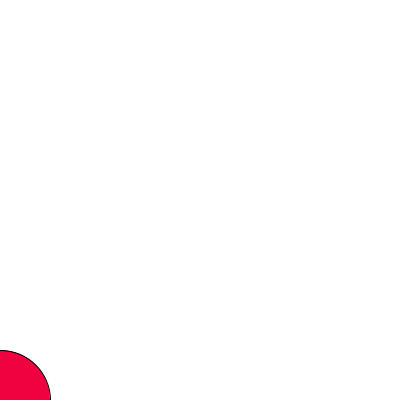
Frame 1 (no input)
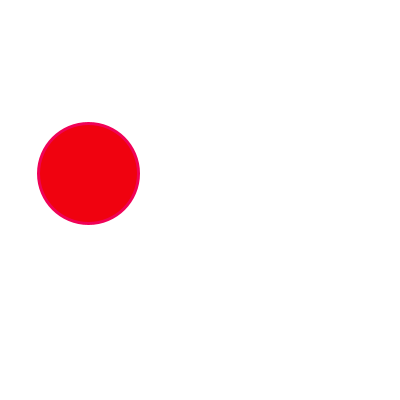
Frame 60 (the mouse pressed at the canvas centre just before this capture)
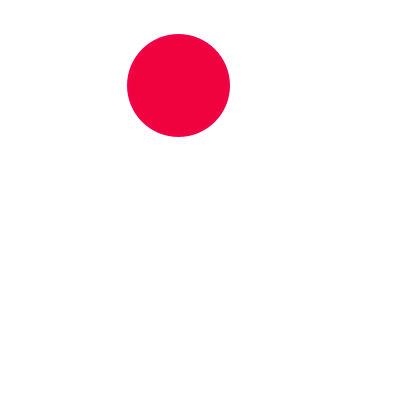
Frame 120 (the mouse held since frame 60 and released just before this capture)

The Processing sketch that drew these frames (run headless with seeded random() and noise(); from frame 60 on, the mouse is pressed at the canvas centre):

// Processing sketch: M4A_projectile_motion_gravitySun_v8
// ── M4A_projectile_motion_gravitySun_v8.pde
// Based on code by F.Jackson, E.Riley, and K.Patel 12/8/13

int r;
int g;
int b;
float x = 0; // initial horizontal position
float y = 400; // initial vertical position
float xspeed = 1.5; // initial horizontal speed (constant)
float yspeed = -5; // initial vertical speed
float yacceleration = 0.04; // Vertical acceleration (constant, down)
int x2 = 0;
int y2 = 400;

// Setup size of window
void setup() {
  size(400,400);
  //background(255); // White background
  //frameRate(5);
}

// Draw function which repeatedly redraws window by running commands below it
void draw() { 
  background(255);  
  r = 240;
  g = 2;
  b = int(random(0, 100)); //flicker a bit blueish
    
  ellipseMode(CENTER); // position of ball measured from center
  fill(r, g, b); // inside of ball changes color
  ellipse(x, y, 100, 100); // draws ball with center
  //line(x2, y2, x, y); if you want to see the angle from ball starting position
  stroke(r, g, b);
  strokeWeight(3);
  float futureYspeed = yspeed + yacceleration;
  line(x, y, (x + xspeed), (y + futureYspeed));
  x = x + xspeed; // horizontal position of ball increases by constant amount each time window is redrawn
  y = y + yspeed; // Vertical position of ball increases each time window is redrawn
  yspeed = yspeed + yacceleration; // Size of increment of vertical position increases at each redrawing

  if (y > height) {  
    yspeed = yspeed * -1; // set at slightly less than 1, (-0.95), to create damping.
  }  //end of "if" function

// If ball hits either side of window, reverse direction of 
//horizontal speed so ball bounces back with 100% of previous speed.*/
  if (x > width || x < 0) {
    xspeed = xspeed * -1;
   } 
   
   y2++;
   x2++;

   }
